Frame 1 (no input): blank canvas, image omitted
Frame 60 (the mouse pressed at the canvas centre just before this capture): blank canvas, image omitted
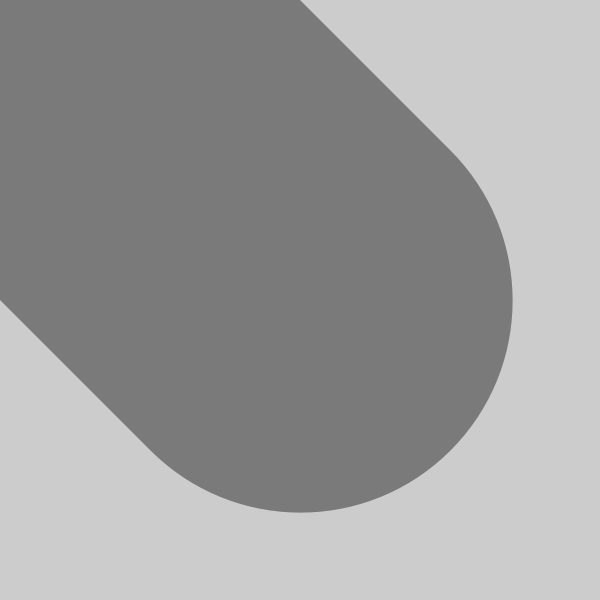
Frame 120 (the mouse held since frame 60 and released just before this capture)

The Processing sketch whose frames 1 and 60 were blank and that drew this single picture after the mouse press (run headless with seeded random() and noise(); from frame 60 on, the mouse is pressed at the canvas centre):

// Processing sketch: processing_185940
// ── processing_185940.pde

void setup()
{
  size(600, 600);
  smooth();
  stroke(0, 102);
}

void draw()
{
  float weight = dist(mouseX, mouseY, pmouseX, pmouseY);
  strokeWeight(weight);
  line(mouseX, mouseY, pmouseX, pmouseY);
}
